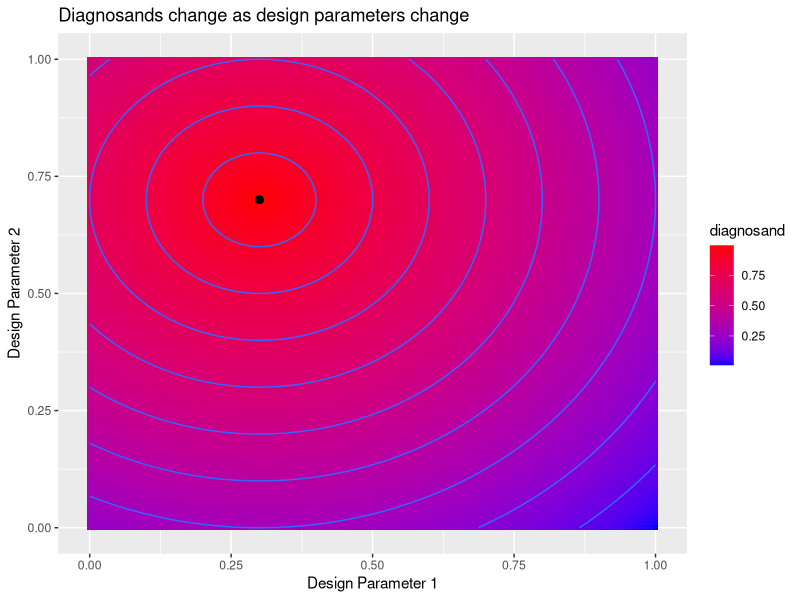

This figure's R source:
# ---
# Redesign
# --- 

packages <- c("knitr", "tidyverse", "DeclareDesign", "DesignLibrary")
lapply(packages, require, character.only = TRUE)

# load packages for this section here. note many (DD, tidyverse) are already available, see scripts/package-list.R

expand.grid(param_1 = seq(0, 1, length.out = 100),
            param_2 = seq(0, 1, length.out = 100)) %>%
  mutate(diagnosand = 1 - sqrt((param_1 - 0.3) ^ 2 + (param_2 - 0.7) ^ 2)) %>%
  ggplot(aes(param_1, param_2)) + 
  geom_tile(aes(fill = diagnosand)) +
  geom_point(x = 0.3, y = 0.7, size = 2) +
  geom_contour(aes(z = diagnosand)) +
  scale_fill_gradient(low = "blue", high = "red") +
  labs(x = "Design Parameter 1",
       y = "Design Parameter 2",
       title = "Diagnosands change as design parameters change")

